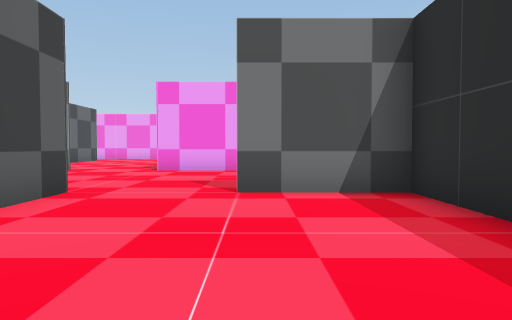
view 1 (above)

22 first-person views from a walk through a Unity game level. The camera is 1.3 m above the floor, tilts 2° down and sees 70° across. The floor is counted in squares, 2 m on a side. Each view is taken from the middle of a square. On the plan, view 1 faces up. The plan holds only what a view shows up to about 11 squares ahead; the rest is blank. The place goes on beyond the plan. The player character is not drawn. Some animated figures are not drawn.

view 2
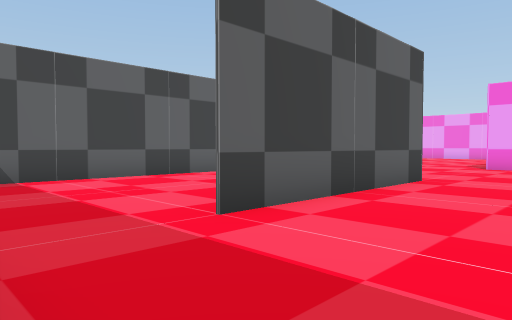

view 3
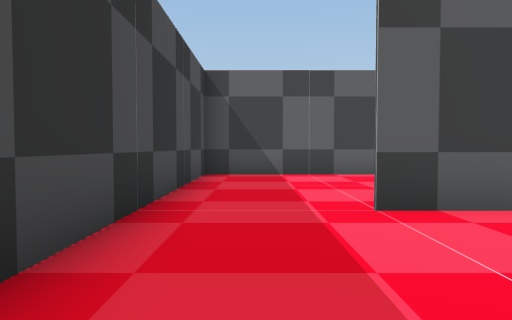

view 4
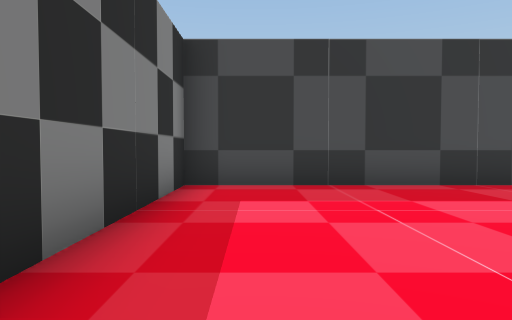

view 5
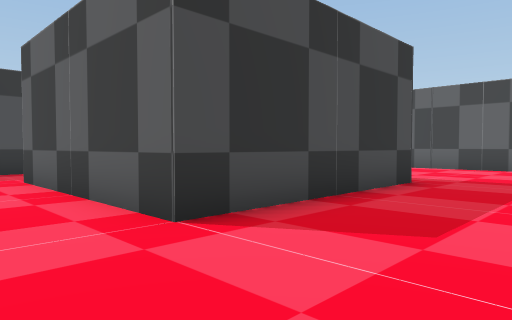

view 6
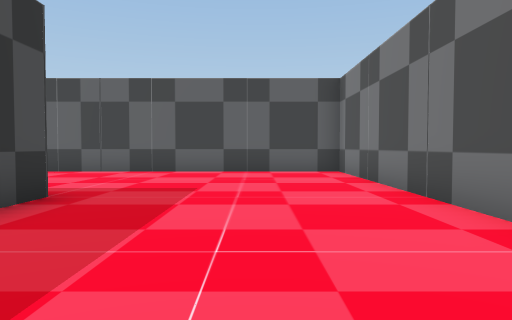

view 7
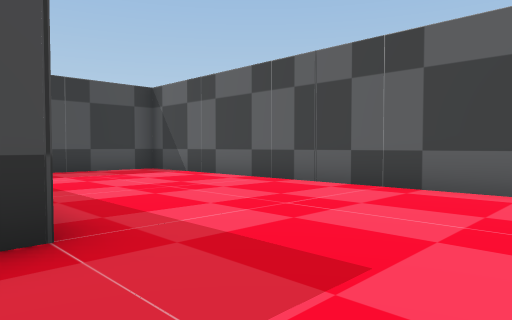

view 8
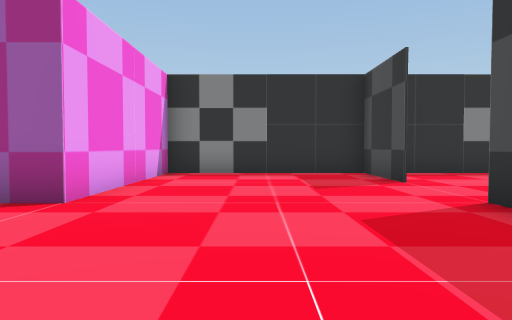

view 9
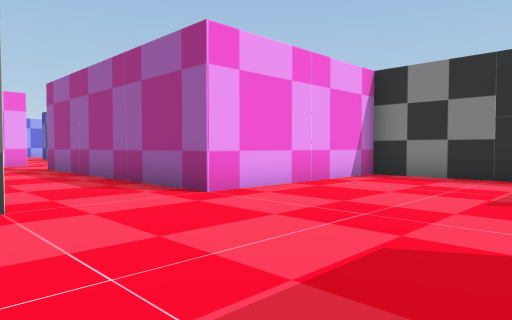

view 10
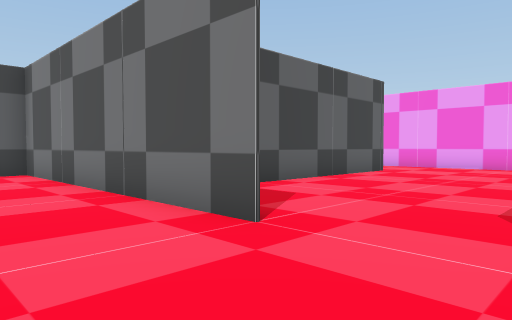

view 11
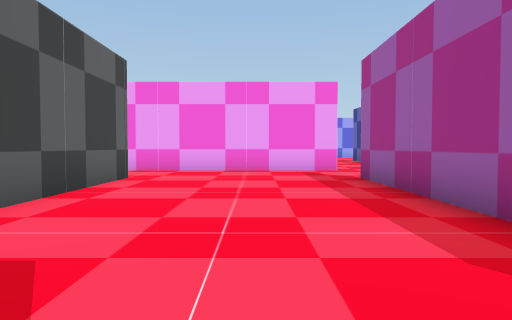

view 12
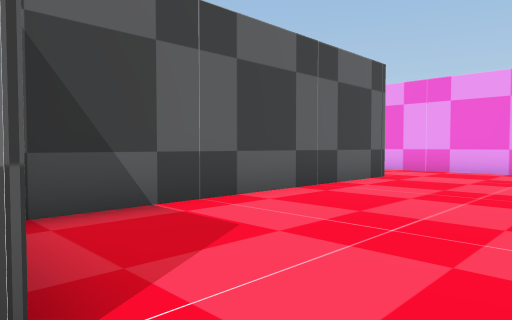

view 13
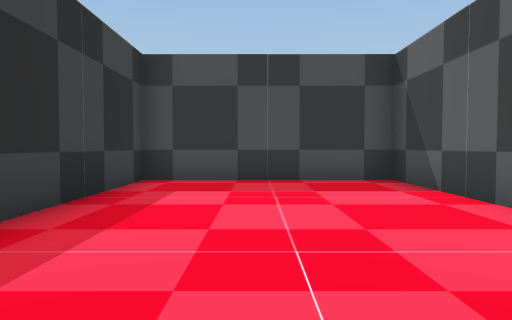

view 14
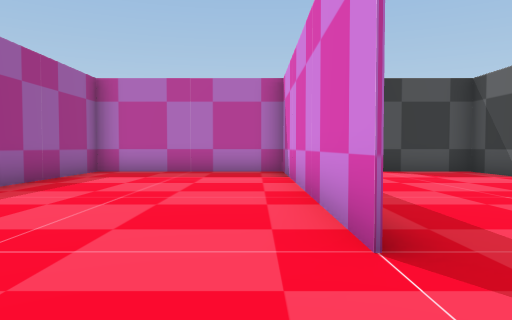

view 15
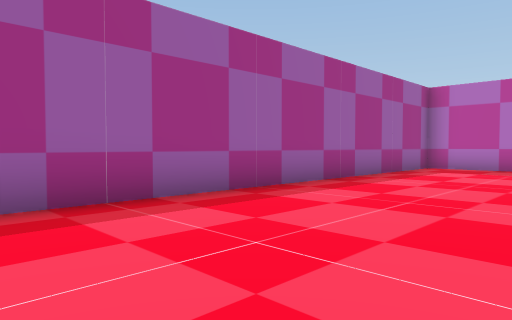

view 16
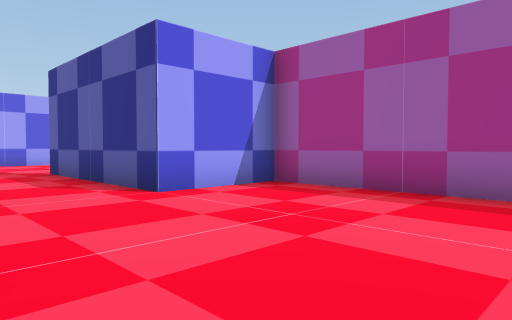

view 17
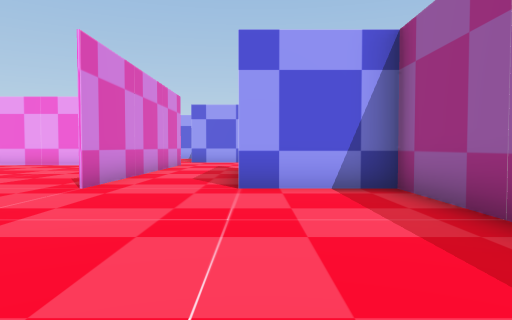

view 18
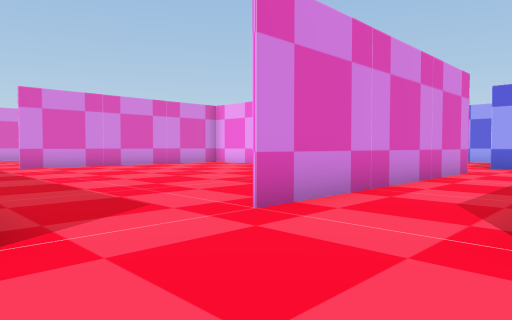

view 19
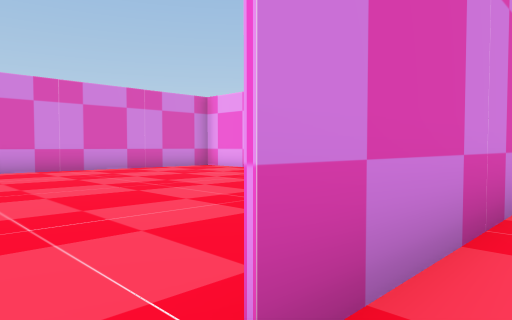

view 20
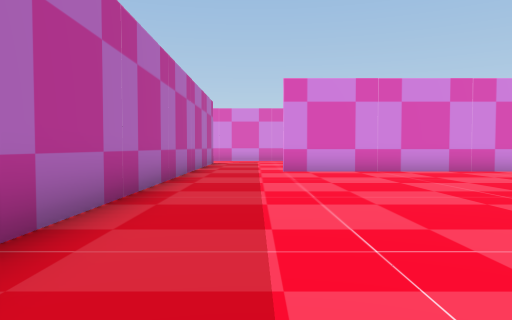

view 21
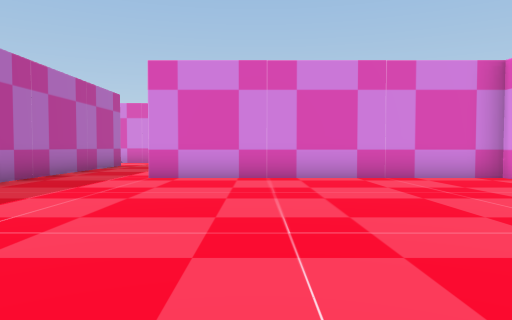

view 22
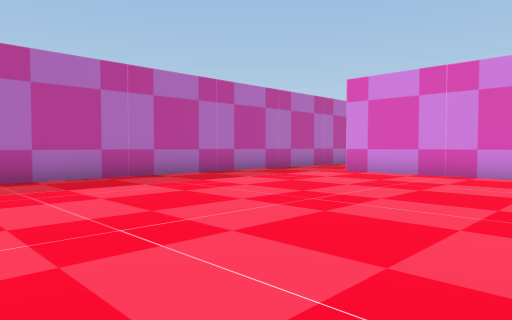

### Floor plan
Points are (right, up) in squares from view 1. A wall is a line through its corners. A room is listed if a view was taken in it or the views show most of it. See-through windows are left out.
Room 1 (views 1, 2, 3, 4)
walls: (-2.7, 5.3) (-2.7, 0.1); (2.2, 5.2) (-0.4, 5.2); (-7.7, 4.2) (-7.7, -2.2); (-8, -2.2) (2.2, -2.2) (2.2, 5)
ways out: opening at (-1.5, 5) to room 2
Room 2 (views 5, 6, 7, 8, 9, 10, 13)
walls: (-7.9, 5.3) (-2.7, 5.3); (-5.1, 10.2) (-12.7, 10.2) (-12.7, -2.2) (-8, -2.2); (-0.4, 5.3) (2.2, 5.3); (-7.8, -2.2) (-7.8, 1.9); (2.2, 5) (2.2, 10); (2.2, 10.2) (-2.8, 10.2)
ways out: opening at (-1.5, 5) to room 1; opening at (-4.5, 10) to room 3
Room 3 (views 11, 12)
walls: (-7.7, 17.9) (-7.7, 10.3) (-5.4, 10.3); (-2.8, 10.2) (-2.8, 17.8); (-3.6, 20.2) (-7.5, 20.2)
ways out: opening at (-4.5, 10) to room 2; opening at (-3, 18.5) to room 4; opening at (-7, 19)
Room 4 (views 14, 15, 16, 17, 18, 19)
walls: (-2.7, 17.9) (-2.7, 10.3) (2.2, 10.3); (-2.6, 20.2) (-3.6, 20.2); (2.2, 10) (2.2, 22.7) (-0.3, 22.7) (-0.3, 27.9); (-2.7, 28.5) (-2.7, 22.6)
ways out: opening at (-3, 18.5) to room 3; opening at (-3, 21.5) to room 5; opening at (0, 28)
Room 5 (views 20, 21, 22)
walls: (-12.6, 20.3) (-5.2, 20.3); (-12.7, 28.5) (-12.7, 22.6)
ways out: opening at (-3, 21.5) to room 4; opening at (-13, 21.5)

Positions as (right, up) in squares from view 1, and headings:
1: (0, 0), facing up
2: (0, -2), facing up-left
3: (1, -1), facing left
4: (1, 4), facing down
5: (-1, 8), facing down-left
6: (-3, 8), facing left
7: (-7, 8), facing down-left
8: (-7, 8), facing right
9: (-6, 6), facing up-right
10: (-3, 8), facing up-left
11: (-5, 10), facing up
12: (-4, 10), facing up-left
13: (-10, 5), facing down
14: (-2, 20), facing down
15: (-2, 22), facing down-right
16: (-3, 18), facing up-right
17: (0, 17), facing up
18: (0, 20), facing up-left
19: (-2, 22), facing up-left
20: (-3, 22), facing left
21: (-5, 25), facing left
22: (-4, 28), facing down-left
